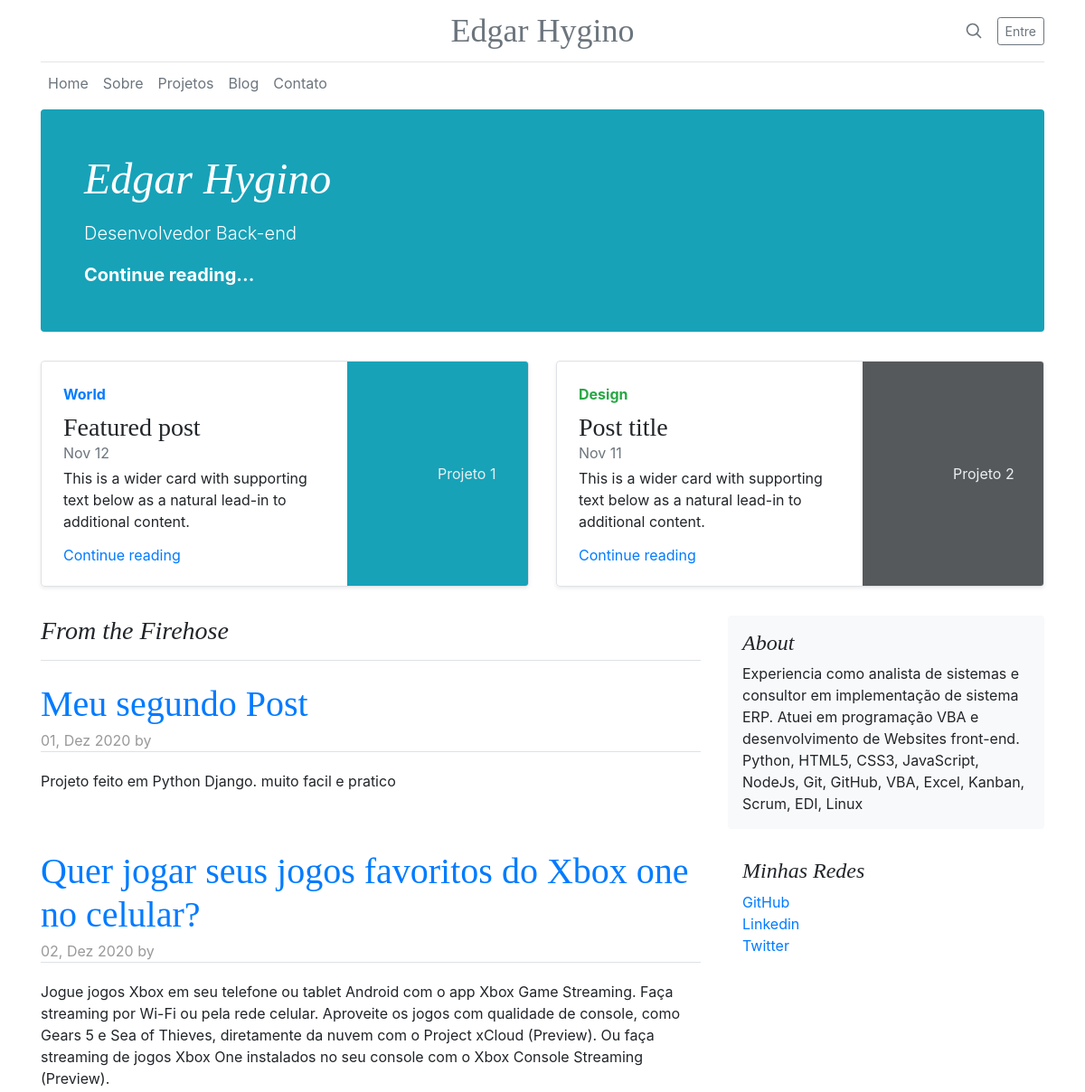
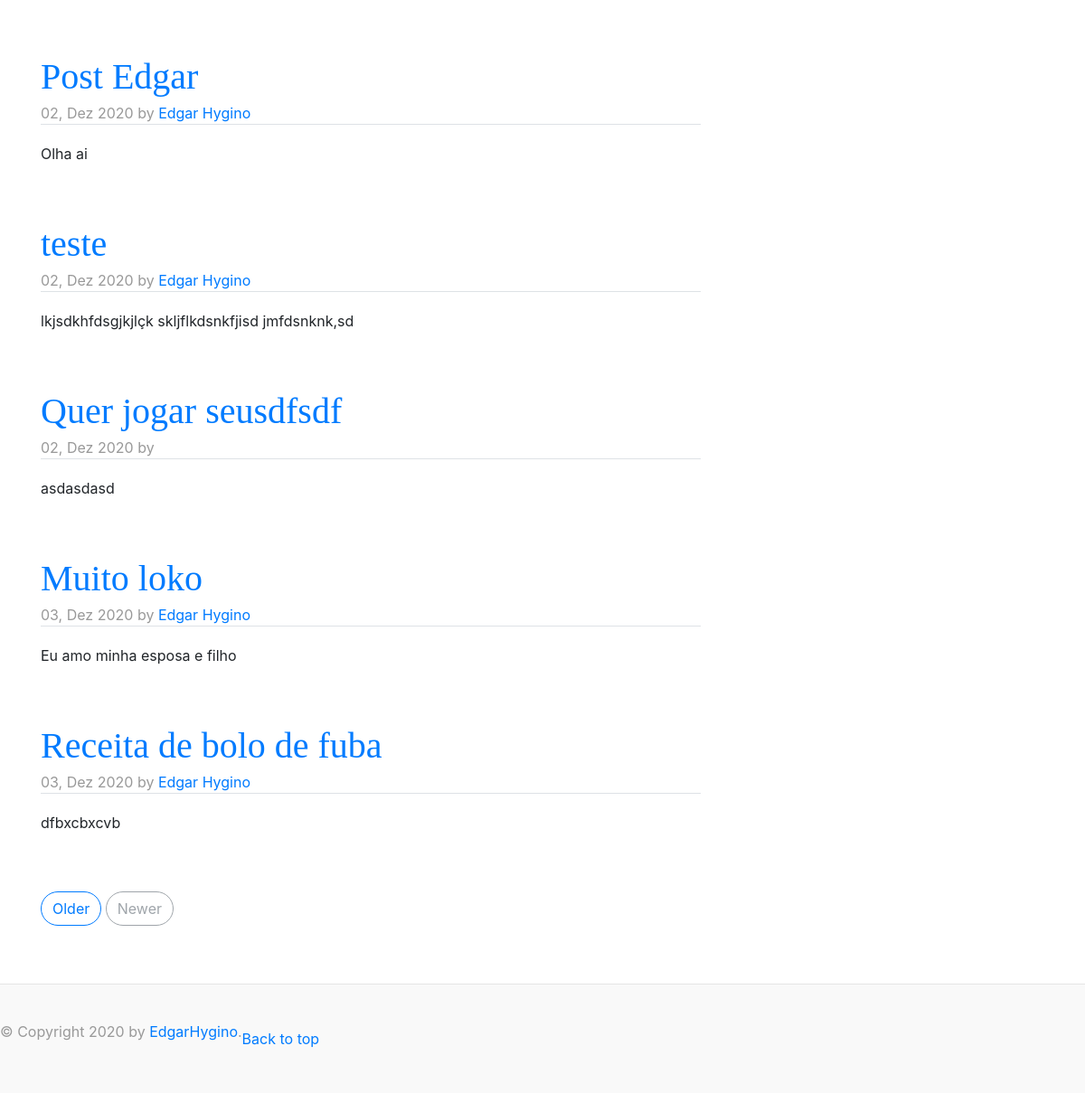
The page / on the database its author committed (2 pictures, top to bottom).
### blog/models.py (models this page shows, shortened)
class Post(models.Model):
    title = models.CharField(max_length=255)
    summary = RichTextField()
    content = RichTextUploadingField()
    author = models.ForeignKey(User, on_delete=models.PROTECT)
    created_at = models.DateField(auto_now_add=True)

### blog/views.py (the view)
# urls.py: 2. Add a URL to urlpatterns:  path('', views.home, name='home')
def home(request):
    posts = Post.objects.all()
    return render(request, 'home.html', {'posts': posts})

### templates/home.html
{% extends 'layout.html'%}
{% block sub_header %}
 <div class="jumbotron p-4 p-md-5 text-white rounded bg-info">
    <div class="col-md-6 px-0">
      <h1 class="display-4 font-italic">Edgar Hygino</h1>
      <p class="lead my-3"><span>Desenvolvedor Back-end</span></p>
      <p class="lead mb-0"><a href="#" class="text-white font-weight-bold">Continue reading...</a></p>
    </div>
  </div>
  <div class="row mb-2">
    <div class="col-md-6">
      <div class="row no-gutters border rounded overflow-hidden flex-md-row mb-4 shadow-sm h-md-250 position-relative">
        <div class="col p-4 d-flex flex-column position-static">
          <strong class="d-inline-block mb-2 text-primary">World</strong>
          <h3 class="mb-0">Featured post</h3>
          <div class="mb-1 text-muted">Nov 12</div>
          <p class="card-text mb-auto">This is a wider card with supporting text below as a natural lead-in to additional content.</p>
          <a href="#" class="stretched-link">Continue reading</a>
        </div>
        <div class="col-auto d-none d-lg-block">
          <svg class="bd-placeholder-img" width="200" height="250" xmlns="http://www.w3.org/2000/svg" preserveAspectRatio="xMidYMid slice" focusable="false" role="img" aria-label="Placeholder: Thumbnail"><title>Placeholder</title><rect width="100%" height="100%" fill="#17a2b8"/><text x="50%" y="50%" fill="#eceeef" dy=".3em">Projeto 1</text></svg>
        </div>
      </div>
    </div>
    <div class="col-md-6">
      <div class="row no-gutters border rounded overflow-hidden flex-md-row mb-4 shadow-sm h-md-250 position-relative">
        <div class="col p-4 d-flex flex-column position-static">
          <strong class="d-inline-block mb-2 text-success">Design</strong>
          <h3 class="mb-0">Post title</h3>
          <div class="mb-1 text-muted">Nov 11</div>
          <p class="mb-auto">This is a wider card with supporting text below as a natural lead-in to additional content.</p>
          <a href="#" class="stretched-link">Continue reading</a>
        </div>
        <div class="col-auto d-none d-lg-block">
          <svg class="bd-placeholder-img" width="200" height="250" xmlns="http://www.w3.org/2000/svg" preserveAspectRatio="xMidYMid slice" focusable="false" role="img" aria-label="Placeholder: Thumbnail"><title>Placeholder</title><rect width="100%" height="100%" fill="#55595c"/><text x="50%" y="50%" fill="#eceeef" dy=".3em">Projeto 2</text></svg>
        </div>
      </div>
    </div>
  </div>
{% endblock %}
{% block content %}
        <h3 class="pb-3 mb-4 font-italic border-bottom">
            From the Firehose
        </h3>
          {% for post in posts %}
          <div class="blog-post">
            <h2 class="blog-post-title">
            <a href="/posts/{{ post.pk }} "> {{ post.title }} </a>
            </h2>
            <p class="blog-post-meta border-bottom" >{{post.created_at|date:'d, M Y' }} by <a href="#"> {{ post.author.get_full_name }} </a></p>
          {{ post.summary|safe }}
          </div>
          {% endfor %}
            <nav class="blog-pagination">
            <a class="btn btn-outline-primary" href="#">Older</a>
            <a class="btn btn-outline-secondary disabled" href="#">Newer</a>
          </nav>
{% endblock %}

### templates/layout.html (shortened to what this page needs)
<!doctype html>
<html lang="pt-br">
  <head>
    <link rel="stylesheet" href="https://cdn.jsdelivr.net/npm/bootstrap@4.5.3/dist/css/bootstrap.min.css">
    <link href="blog.css" rel="stylesheet">
  </head>
  <body>
    <div class="container">
      <header class="blog-header py-3">
        <div class="row flex-nowrap justify-content-between align-items-center">
          <div class="col-4 pt-1">
          </div>
          <div class="col-4 text-center">
            <a class="blog-header-logo text-muted" href="#">Edgar Hygino</a>
          </div>
          <div class="col-4 d-flex justify-content-end align-items-center">
            <a class="text-muted" href="#">
              <svg xmlns="http://www.w3.org/2000/svg" width="20" height="20" viewBox="0 0 24 24" fill="none" stroke="currentColor" stroke-width="2" stroke-linecap="round" stroke-linejoin="round" class="mx-3"><circle cx="10.5" cy="10.5" r="7.5"></circle><line x1="21" y1="21" x2="15.8" y2="15.8"></line></svg>
            </a>
            <a class="btn btn-sm btn-outline-secondary" href="/admin">Entre</a>
          </div>
        </div>
      </header>
      <div class="nav-scroller py-1 mb-2">
        <nav class="nav d-flex center">
          <a class="p-2 text-muted" href="/">Home</a>
          <a class="p-2 text-muted" href="#">Sobre</a>
          <a class="p-2 text-muted" href="#">Projetos</a>
          <a class="p-2 text-muted" href="#">Blog</a>
          <a class="p-2 text-muted" href="#">Contato</a>
        </nav>
      </div>
      {% block sub_header %}{% endblock %}
    </div>
    <main role="main" class="container">
      <div class="row">
        <div class="col-md-8 blog-main">
          {% block content %}{% endblock %}
        </div>
        <aside class="col-md-4 blog-sidebar">
          <div class="p-3 mb-3 bg-light rounded">
            <h4 class="font-italic">About</h4>
            <p class="mb-0">Experiencia como analista de sistemas e consultor em implementação de sistema ERP.
                            Atuei em programação VBA e desenvolvimento de Websites front-end.
                            Python, HTML5, CSS3, JavaScript, NodeJs, Git, GitHub, VBA, Excel, Kanban, Scrum, EDI, Linux</p>
          </div>
          <div class="p-3">
            <h4 class="font-italic">Minhas Redes</h4>
            <ol class="list-unstyled">
              <li><a href="https://github.com/EdgarHygino" target="_blank" >GitHub</a></li>
              <li><a href="https://www.linkedin.com/in/edgar-hygino-1857ba28/" target="_blank" >Linkedin</a></li>
              <li><a href="https://twitter.com/edgarhygino" target="_blank" >Twitter</a></li>
            </ol>
          </div>
        </aside>
      </div>
    </main>
    <footer class="blog-footer">
      <p>© Copyright 2020 by <a href="https://twitter.com/edgarhygino">EdgarHygino</a>.</p>
      <p>
        <a href="#">Back to top</a>
      </p>
    </footer>
  </body>
</html>

### templates/blog.css (style rules this page uses)
.blog-header { line-height: 1; border-bottom: 1px solid #e5e5e5; }
.blog-header-logo { font-family: "Playfair Display", Georgia, "Times New Roman", serif; font-size: 2.25rem; }
h1, h2, h3, h4, h5, h6 { font-family: "Playfair Display", Georgia, "Times New Roman", serif; }
.display-4 { font-size: 2.5rem; }
@media (min-width: 768px) { .display-4 { font-size: 3rem; } }
.nav-scroller { position: relative; z-index: 2; height: 2.75rem; overflow-y: hidden; }
.nav-scroller .nav { display: -ms-flexbox; display: flex; -ms-flex-wrap: nowrap; flex-wrap: nowrap; padding-bottom: 1rem; margin-top: -1px; overflow-x: auto; text-align: center; white-space: nowrap; -webkit-overflow-scrolling: touch; }
@media (min-width: 768px) { .h-md-250 { height: 250px; } }
.blog-pagination { margin-bottom: 4rem; }
.blog-pagination > .btn { border-radius: 2rem; }
.blog-post { margin-bottom: 4rem; }
.blog-post-title { margin-bottom: .25rem; font-size: 2.5rem; }
.blog-post-meta { margin-bottom: 1.25rem; color: #999; }
.blog-footer { display: flex; align-items: center; padding: 2.5rem 0; color: #999; text-align: center; background-color: #f9f9f9; border-top: .05rem solid #e5e5e5; }
.blog-footer p:last-child { margin-bottom: 0; }

### rows shown on the page
Post: title "Meu segundo Post", created_at "01, Dez 2020", summary "Projeto feito em Python Django. muito facil e pratico"
Post: title "Quer jogar seus jogos favoritos do Xbox one no celular?", created_at "02, Dez 2020", summary "Jogue jogos Xbox em seu telefone ou tablet Android com o app Xbox Game Streaming. Faça streaming por Wi-Fi ou pela rede celular. Aproveite os jogos com qualidade de console, como Gears 5 e Sea of Thieves, diretamente da nuvem com o Project xCloud (Preview). Ou faça streaming de jogos Xbox One instalados no seu console com o Xbox Console Streaming (Preview)."
Post: title "Post Edgar", created_at "02, Dez 2020", author.get_full_name "Edgar Hygino", summary "Olha ai"
Post: title "teste", created_at "02, Dez 2020", author.get_full_name "Edgar Hygino", summary "lkjsdkhfdsgjkjlçk skljflkdsnkfjisd jmfdsnknk,sd"
Post: title "Quer jogar seusdfsdf", created_at "02, Dez 2020", summary "asdasdasd"
Post: title "Muito loko", created_at "03, Dez 2020", author.get_full_name "Edgar Hygino", summary "Eu amo minha esposa e filho"
Post: title "Receita de bolo de fuba", created_at "03, Dez 2020", author.get_full_name "Edgar Hygino", summary "dfbxcbxcvb"
